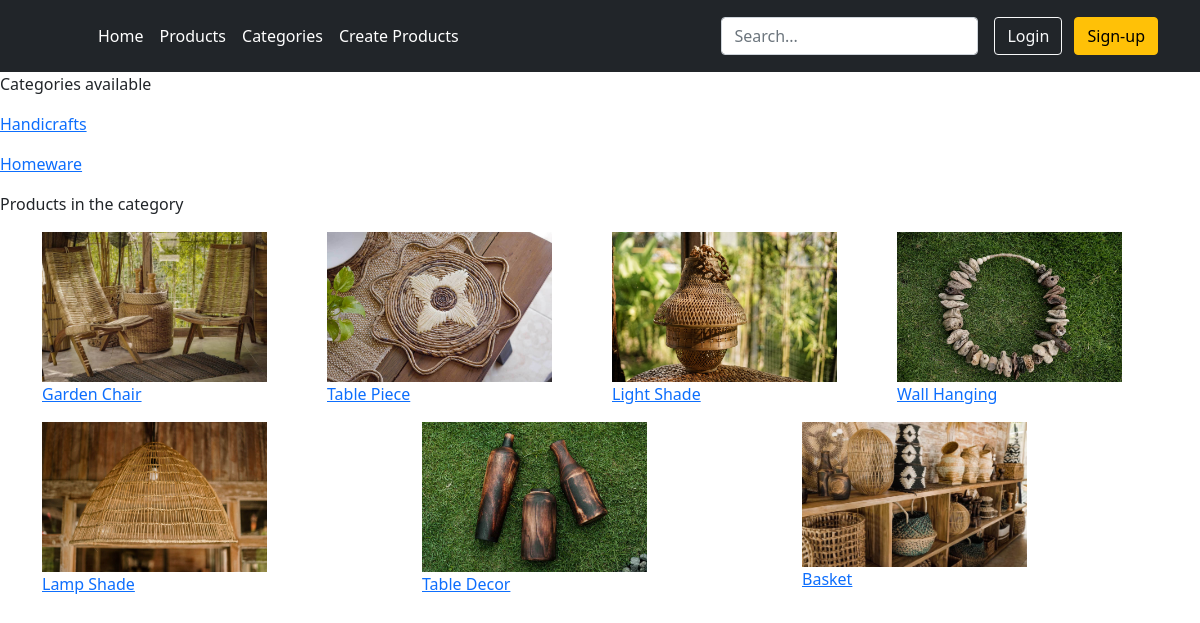
Page /categories on the earlier database version.
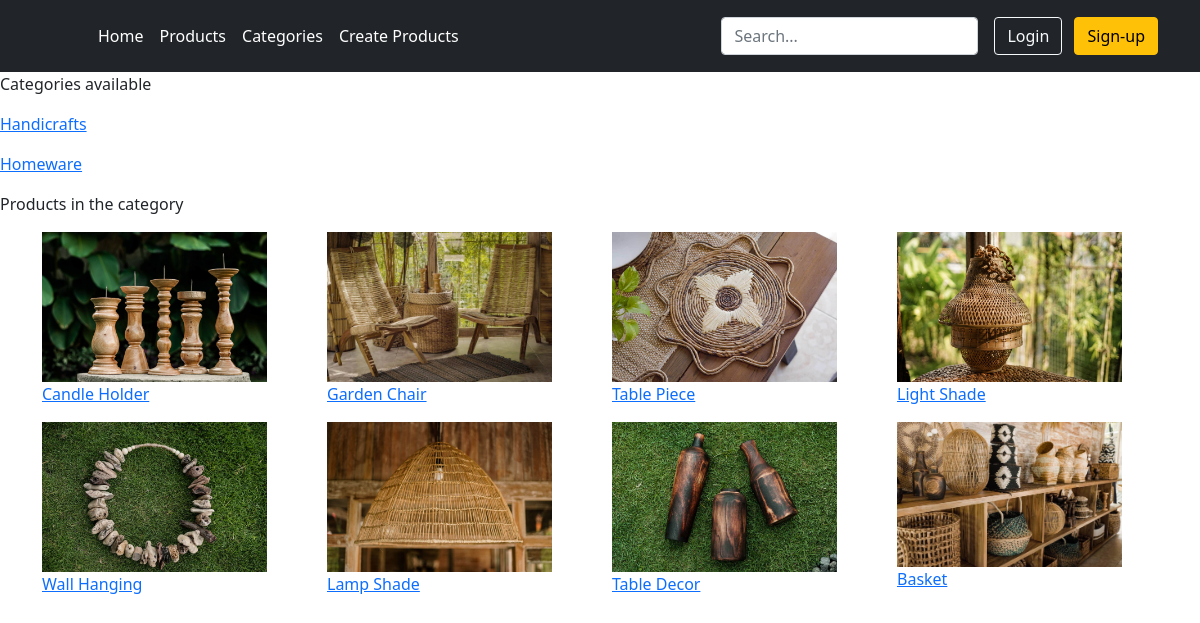
Same page on the later database version.
### products/models.py (models this page shows, shortened)
class Category(models.Model):
    name = models.CharField(max_length=100)
    slug = models.SlugField(max_length=255, unique=True)
    class Meta:
        verbose_name_plural = 'categories'

class Product(models.Model):
    title = models.CharField(max_length=200)
    description = models.TextField(blank=True)
    image = models.ImageField(upload_to='images/')
    price = models.DecimalField(max_digits=6, decimal_places=2)
    category = models.ForeignKey(Category, related_name='product', on_delete=models.CASCADE)
    slug = models.SlugField(max_length=255)
    quantity = models.IntegerField(default=0)
    is_active = models.BooleanField(default=True)
    created = models.DateTimeField(auto_now_add=True)
    updated = models.DateTimeField(auto_now=True)
    class Meta:
        verbose_name_plural = 'Products'
        ordering = ('-created',)

### storeAnada/views.py (the view)
# urls.py: path('categories', storeAnada.views.CategoryListView.as_view(), name='categories'),
class CategoryListView(ListView):
	template_name = "products/categories.html"
	model = Category
	def get_context_data(self, **kwargs):
		context = super().get_context_data(**kwargs)
		category = self.request.GET.get('category', None)
		search = self.request.GET.get('search', None)
		products = Product.objects.all()
		if category:
			context['category'] = category
			products = products.filter(category__id=int(category))  # Filter by FieldNameinProductModel__FieldInFKModel
		if search:
			products = products.filter(title__contains=search)  # Contains gives flexibility in the search input
			context['search'] = search
		context['products'] = products
		return context

### templates/products/categories.html (shortened to what this page needs)
{% extends "base.html" %}
{% load static %}
{% block content %}
    <p>Categories available</p>
{% for category in category_list %}
    <a href="{% url 'categories' %}?category={{ category.pk }}"><p>{{ category.name }}</p></a>
{% endfor %}
    <p>Products in the category {{ category.name }}</p>
<div class="container">
    <div class="row">
        {% for p in products %}
        <div class="col-sm">
            <a href="{% url 'product-detail' pk=p.pk %}"><img src="media/{{ p.image }}" alt="{{ p.title }} " height="auto" width="225">
            <p>{{ p.title }}</p>
            </a>
        </div>
        {% endfor %}
    </div>
</div>
{% endblock %}

Differences in the rows shown:
added Product: image (picture), title "Candle Holder"
